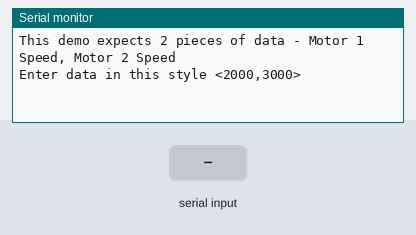
Recording of a sketch running on a simulated Arduino Uno, built with avr-gcc and run on an emulated ATmega328P. Shown: the last lines printed to the serial monitor. Inputs (shaded band) come from the test bench.

Above: at 1.2 s.
1.3 s: "<90,45,200>" received over Serial
At 2.3 s:
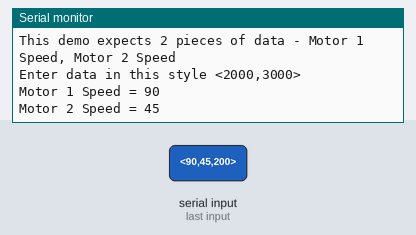
2.8 s: "<30,150,10>" received over Serial
At 3.4 s:
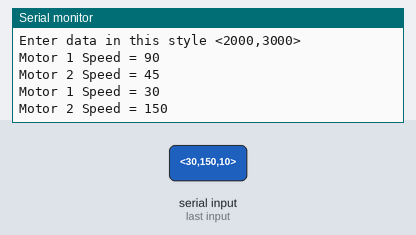
Timing chart, 0 to 5.8 s (numbered marks = the images above; inputs shaded):
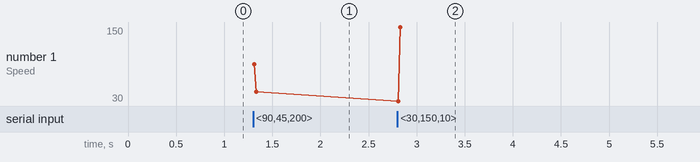

Measured:
- after the input at 1.3 s, the serial monitor: prints a new line at once (image 1)
- after the input at 2.8 s, the serial monitor: prints a new line at once (image 2)
- plotted number 1: 45 → 150 after the input at 2.8 s

The sketch:

Serial_Input_Example.ino
```cpp
// Example 5 - Receive with start- and end-markers combined with parsing

const byte numChars = 32;
char receivedChars[numChars];
char tempChars[numChars];        // temporary array for use when parsing

      // variables to hold the parsed data
int Motor1_Speed = 0;
int Motor2_Speed = 0;

boolean newData = false;

//============

void setup() {
    Serial.begin(9600);
    Serial.println("This demo expects 2 pieces of data - Motor 1 Speed, Motor 2 Speed");
    Serial.println("Enter data in this style <2000,3000>  ");
    Serial.println();
}

//============

void loop() {
    recvWithStartEndMarkers();
    if (newData == true) {
        strcpy(tempChars, receivedChars);
            // this temporary copy is necessary to protect the original data
            //   because strtok() used in parseData() replaces the commas with \0
        parseData();
        showParsedData();
        newData = false;
    }
}

//============

void recvWithStartEndMarkers() {
    static boolean recvInProgress = false;
    static byte ndx = 0;
    char startMarker = '<';
    char endMarker = '>';
    char rc;

    while (Serial.available() > 0 && newData == false) {
        rc = Serial.read();

        if (recvInProgress == true) {
            if (rc != endMarker) {
                receivedChars[ndx] = rc;
                ndx++;
                if (ndx >= numChars) {
                    ndx = numChars - 1;
                }
            }
            else {
                receivedChars[ndx] = '\0'; // terminate the string
                recvInProgress = false;
                ndx = 0;
                newData = true;
            }
        }

        else if (rc == startMarker) {
            recvInProgress = true;
        }
    }
}

//============

void parseData() {      // split the data into its parts

    char * strtokIndx; // this is used by strtok() as an index

    strtokIndx = strtok(tempChars,",");      // get the first part - the string
    Motor1_Speed = atoi(strtokIndx);     // convert this part to an integer

    strtokIndx = strtok(NULL, ","); // this continues where the previous call left off
    Motor2_Speed = atoi(strtokIndx);     // convert this part to an integer

}

//============

void showParsedData() {
    Serial.print("Motor 1 Speed = ");
    Serial.println(Motor1_Speed);
    Serial.print("Motor 2 Speed = ");
    Serial.println(Motor2_Speed);
}
```
